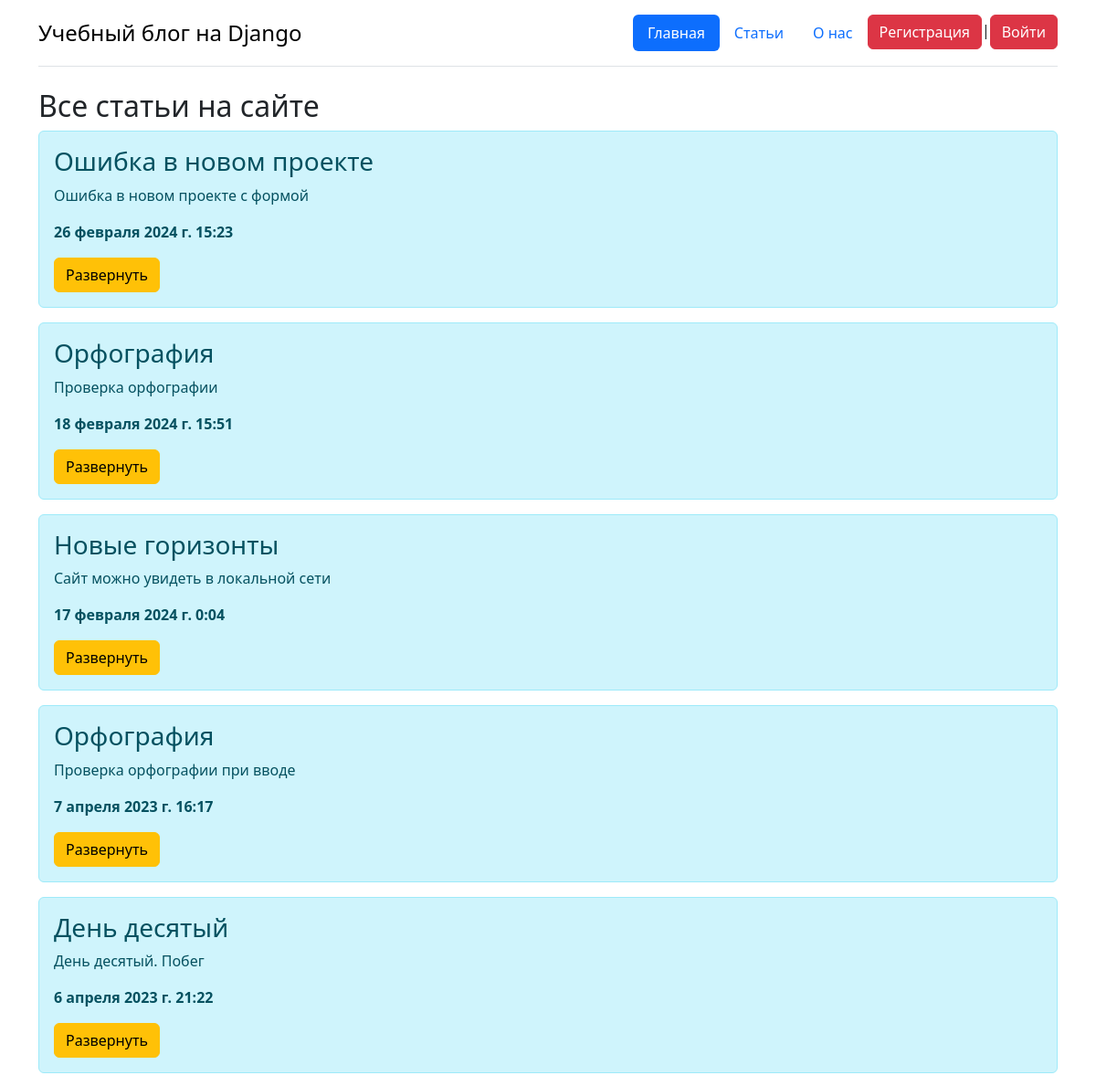
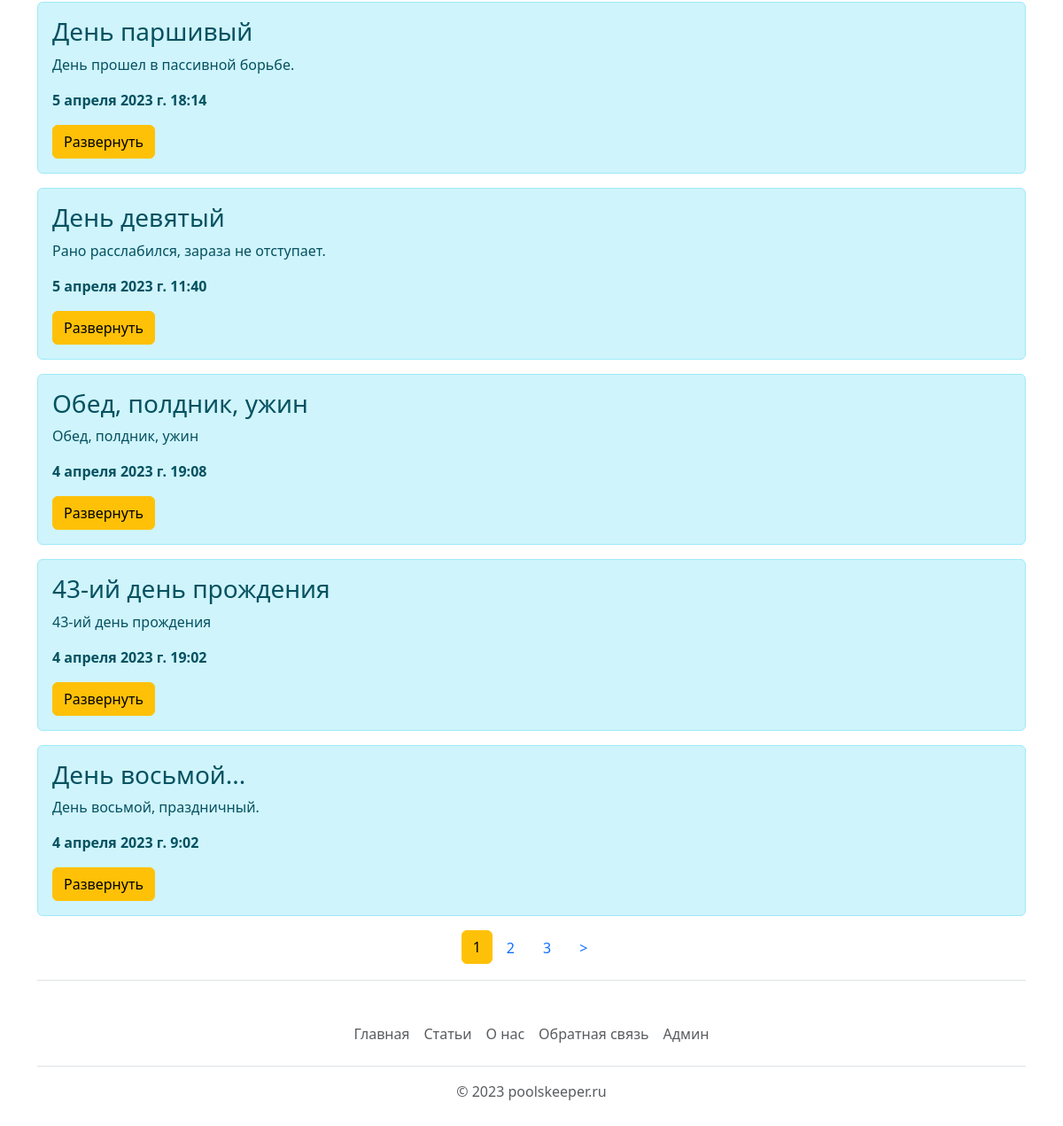
Page /articles on the earlier database version (2 pictures, top to bottom).
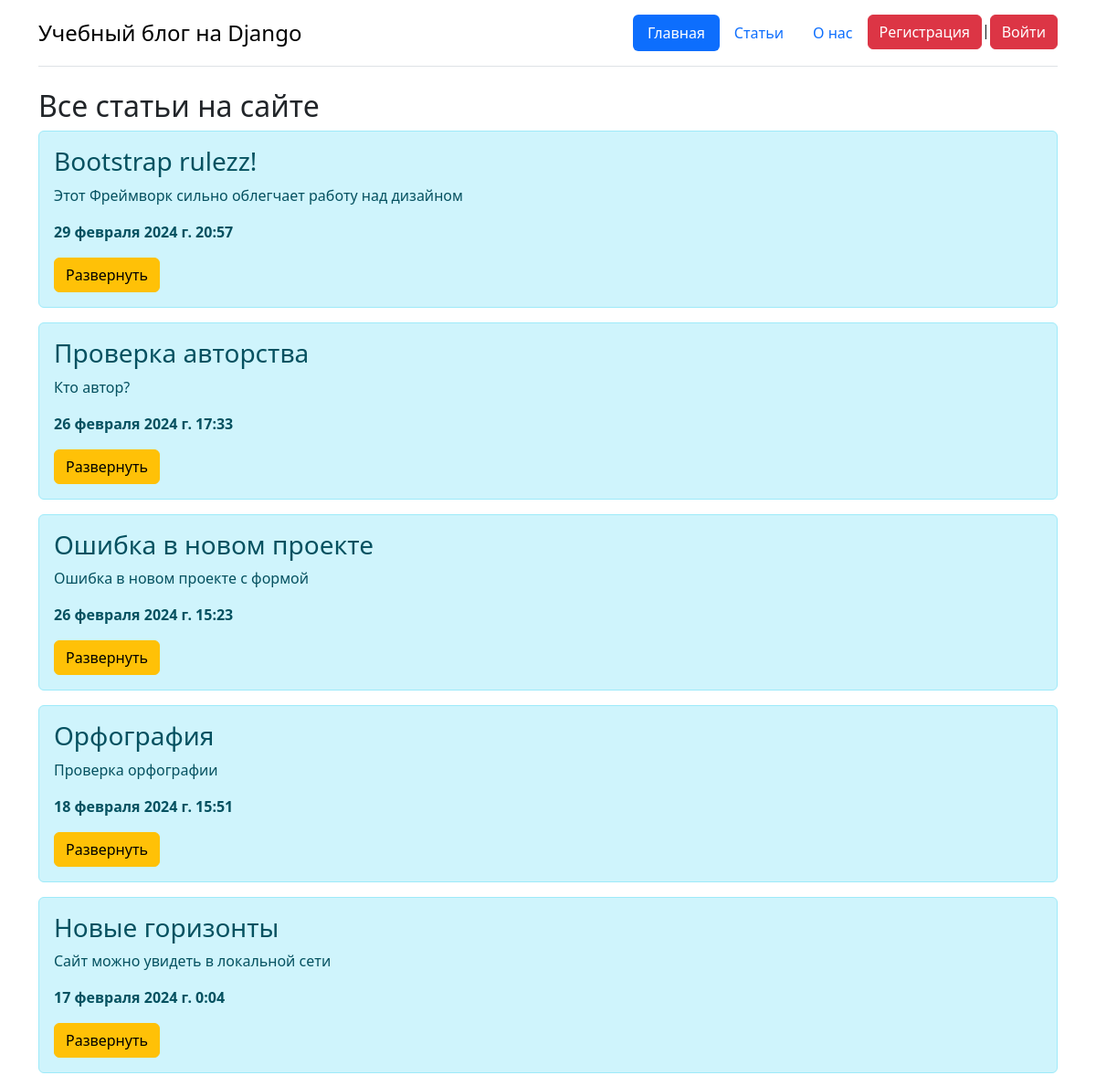
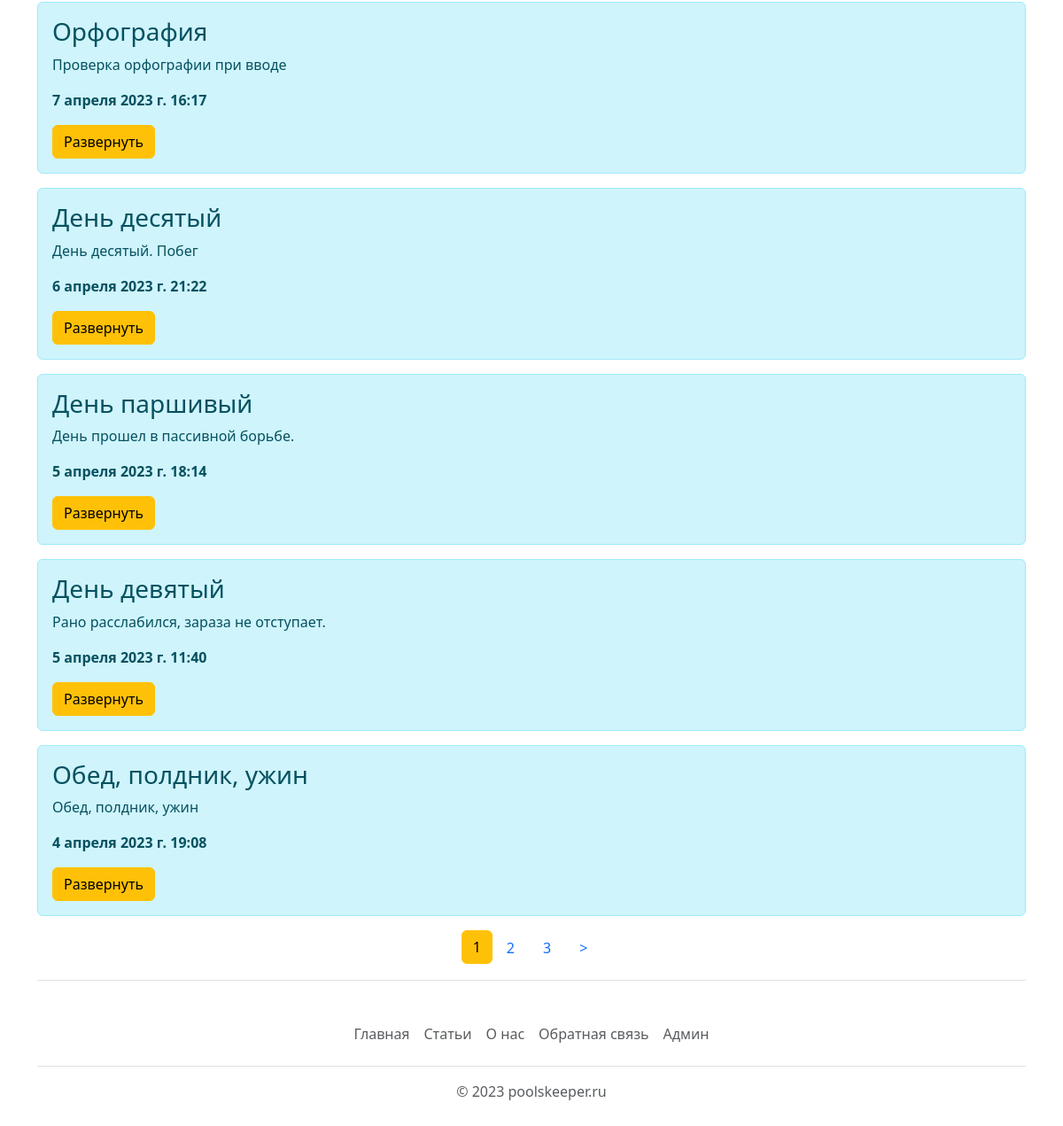
Same page on the later database version (2 pictures, top to bottom).
### main/models.py (models this page shows, shortened)
class Article(models.Model):
    id = models.AutoField('id', primary_key=True)
    title = models.CharField('Заголовок', max_length=100, null=False)
    intro = models.CharField('Анонс', max_length=300, null=False)
    text = models.TextField('Статья', null=False)
    slag = models.CharField('slug', max_length=100, null=False)
    date = models.DateTimeField('Время', default=timezone.now())
    author = models.ForeignKey(User, verbose_name='Автор статьи', on_delete=models.CASCADE)
    class Meta:
        verbose_name = 'Статья'
        verbose_name_plural = 'Статьи'

### main/views.py (the view)
# urls.py: path('articles', views.articles, name='articles'),
def articles(request):
    articles = Article.objects.order_by('-date')
    paginator = Paginator(articles, 10)
    page_number = request.GET.get('page')
    page_obj = paginator.get_page(page_number)
    context = {
        'title':'Все статьи на сайте',
        'articles': articles,
        'page_obj': page_obj,
    }
    return render(request, 'main/articles.html', context=context)

### main/templates/main/articles.html (shortened to what this page needs)
{% extends 'main/base.html' %}
{% block body %}
    <h2>Все статьи на сайте</h2>
    {% if articles|length > 0  %}
        {% for article in page_obj %}
            <div class="alert alert-info mt-2" >
                <h3>{{ article.title }}</h3>
                <p>{{ article.intro }}</p>
                <p><b>{{ article.date }} </b></p>
                <a href="{% url 'detail' article.id %}" class="btn btn-warning">Развернуть</a>
            </div>
        {% endfor %}
    {% else  %}
    <p> На сайте нет статей</p>
    {% endif %}
<nav class="paginator">
    <ul class="nav justify-content-center border-bottom pb-3 mb-3">
{% if page_obj.has_other_pages %}
        {% for p in page_obj.paginator.page_range %}
        {% if page_obj.number == p %}
        <li class="nav-item">
            <a class="btn btn-warning" href="?page={{ p }}"> {{ p }} </a>
        </li>
        {% elif p >= page_obj.number|add:-2 and p <= page_obj.number|add:2  %}
        <li class="nav-item">
            <a class="nav-link" href="?page={{ p }}"> {{ p }} </a>
        </li>
        {% endif %}
        {% endfor %}
{% if page_obj.has_next %}
    <li class="nav-item">
        <a class="nav-link" href="?page={{ page_obj.next_page_number }}"> &gt; </a>
    </li>
{% endif %}
    </ul>
</nav>
{% endif %}
{% endblock %}

### main/templates/main/base.html (shortened to what this page needs)
<!DOCTYPE html>
<html lang="ru">
<head>
    <link href="https://cdn.jsdelivr.net/npm/bootstrap@5.3.3/dist/css/bootstrap.min.css" rel="stylesheet">
</head>
<body>
    <div class="container">
    <header class="d-flex flex-wrap justify-content-center py-3 mb-4 border-bottom">
      <a href="/" class="d-flex align-items-center mb-3 mb-md-0 me-md-auto link-body-emphasis text-decoration-none">
        <span class="fs-4">Учебный блог на Django</span>
      </a>
      <ul class="nav nav-pills">
          <li class="nav-item"><a href="{% url 'main' %}" class="nav-link active" aria-current="page">Главная</a></li>
          <li class="nav-item"><a href="{% url 'articles' %}" class="nav-link">Статьи</a></li>
          <li class="nav-item"><a href="{% url 'about' %}" class="nav-link">О нас</a></li>
          {% if request.user.is_authenticated %}
          <li class="nav-item" ><a href="#" class="btn btn-danger">{{ user.username }}</a>|<a href="{% url 'logout' %}" class="btn btn-danger">Выйти</a></li>
          {% else %}
          <li class="nav-item"><a href="{% url 'register' %}" class="btn btn-danger">Регистрация</a>|<a href="{% url 'login' %}" class="btn btn-danger">Войти</a></li>
          {% endif %}
      </ul>
    </header>
  </div>
        <div class="container">
        {% block body %}{% endblock %}
        </div>
    <div class="container">
          <footer class="py-3 my-4">
              <ul class="nav justify-content-center border-bottom pb-3 mb-3">
                  <li class="nav-item"><a href="{% url 'main' %}" class="nav-link px-2 text-body-secondary">Главная</a></li>
                  <li class="nav-item"><a href="{% url 'articles' %}" class="nav-link px-2 text-body-secondary">Статьи</a></li>
                  <li class="nav-item"><a href="{% url 'about' %}" class="nav-link px-2 text-body-secondary">О нас</a></li>
                  <li class="nav-item"><a href="{% url 'contact' %}" class="nav-link px-2 text-body-secondary">Обратная связь</a></li>
                  <li class="nav-item"><a href="{% url 'admin' %}" class="nav-link px-2 text-body-secondary">Админ</a></li>
            </ul>
            <p class="text-center text-body-secondary">© 2023 poolskeeper.ru</p>
          </footer>
    </div>
</body>
</html>

Differences in the rows shown:
no longer on this page (row edited): Article: title "43-ий день прождения", intro "43-ий день прождения", date "4 апреля 2023 г. 19:02"
no longer on this page (row unchanged): Article: title "День восьмой...", intro "День восьмой, праздничный.", date "4 апреля 2023 г. 9:02"
added Article: title "Bootstrap rulezz!", intro "Этот Фреймворк сильно облегчает работу над дизайном", date "29 февраля 2024 г. 20:57"
added Article: title "Проверка авторства", intro "Кто автор?", date "26 февраля 2024 г. 17:33"
